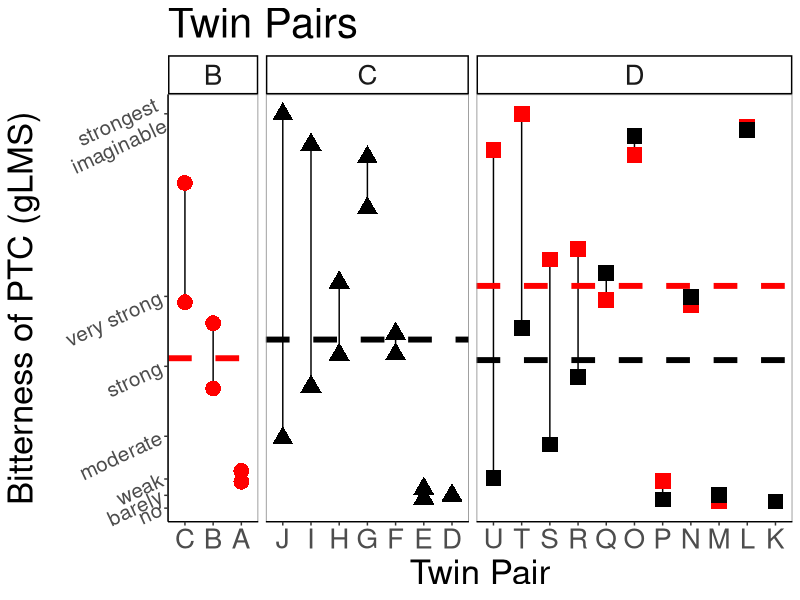

Source code (R):
## ---- chunk 1
library(ggplot2)
read.csv("LollipopTwinData.csv", sep = ",")->PTC_twin
## ---- chunk 2
add_mean<-data.frame(TwinType=c("B","C","D"), ptc1_mean=c(37.08, NA, 55.7), ptc0_mean=c(NA, 41.9, 36.6)) #save means in a vector
## ---- chunk 3
labels<-c("no", "barely", "weak", "moderate", "strong", "very strong", "strongest\n imaginable")# Put gLMS labels into a vector. 

ggplot(PTC_twin, aes(x=reorder(TwinSet, -difference), xend=TwinSet, y= bitterA, yend= bitterB, shape = TwinType))+
  geom_segment( aes(x=reorder(TwinSet, -difference), xend=TwinSet, y=bitterA, yend=bitterB), color="black")+
    #Conditional geom_point: all cancer survivors will be red, controls will be black.
        geom_point(data=PTC_twin[PTC_twin$TwinType=="D",], aes(x=TwinSet, y=bitterA), color= "red", size=5)+ 
        geom_point(data=PTC_twin[PTC_twin$TwinType=="B",], aes(x=TwinSet, y=bitterA), color= "red", size=5)+
        geom_point(data=PTC_twin[PTC_twin$TwinType=="C",], aes(x=TwinSet, y=bitterA), color= "black", size=5)+
  
        geom_point(data=PTC_twin[PTC_twin$TwinType=="D",], aes(x=TwinSet, y=bitterB), color= "black", size=5)+ 
        geom_point(data=PTC_twin[PTC_twin$TwinType=="B",], aes(x=TwinSet, y=bitterB), color= "red", size=5)+
        geom_point(data=PTC_twin[PTC_twin$TwinType=="C",], aes(x=TwinSet, y=bitterB), color= "black", size=5)+

  theme_classic()+
  facet_grid(.~TwinType, scales="free_x", space = "free_x")+
  xlab("Twin Pair")+
  ylab("Bitterness of PTC (gLMS)")+
  labs(title="Twin Pairs")+
  theme(panel.border = element_rect(color="grey50", fill=NA))+
  theme(legend.position = "none")+
  theme(text=element_text(size=25))+
  scale_y_continuous(breaks=c(-1.5,1.8,6,17,35,53,100), limits=c(0,100),labels=labels)+ #these breaks are not the right glms points, but off set to make enough room for labels. 
  theme(axis.text.y=element_text(size=15, angle=25))+

  geom_hline(data=add_mean, aes(yintercept= ptc1_mean), color = "Red", size = 2, linetype = "dashed")+
    geom_hline(data=add_mean, aes(yintercept= ptc0_mean), color = "Black", size = 2, linetype = "dashed")

